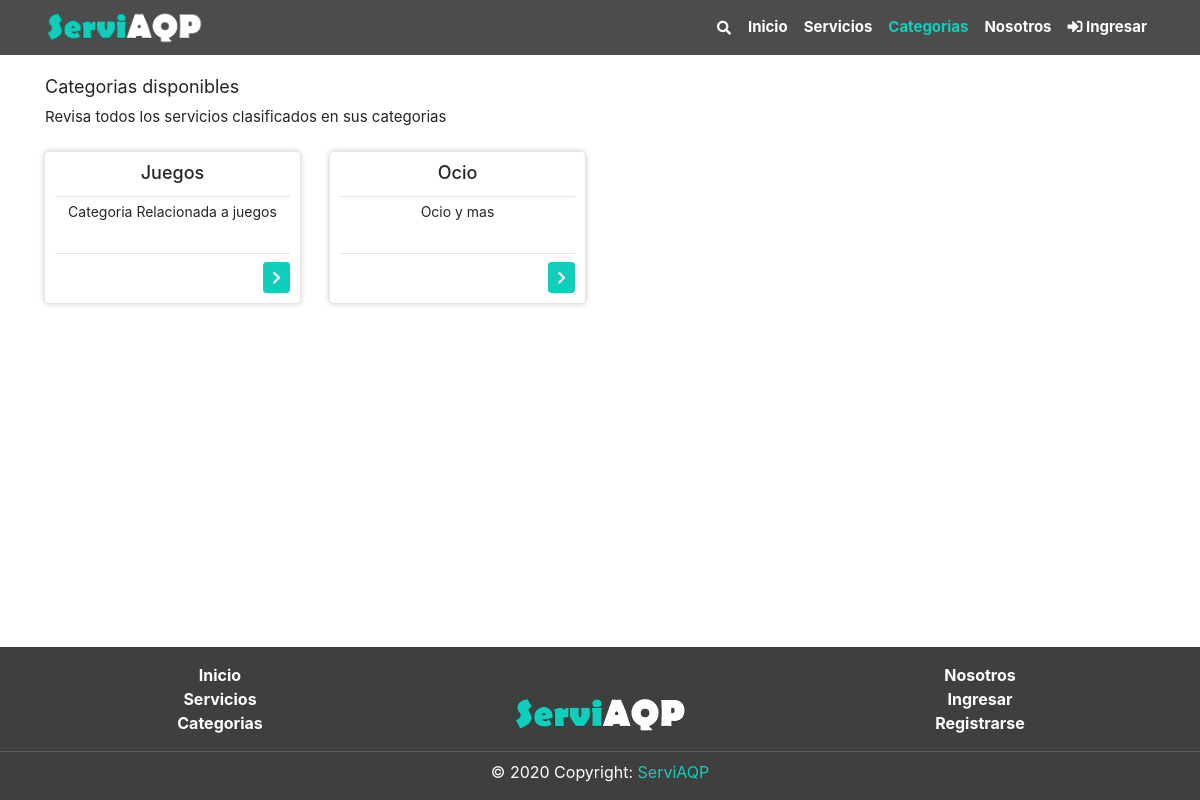
Page /Categorias/index.php on the earlier database version.
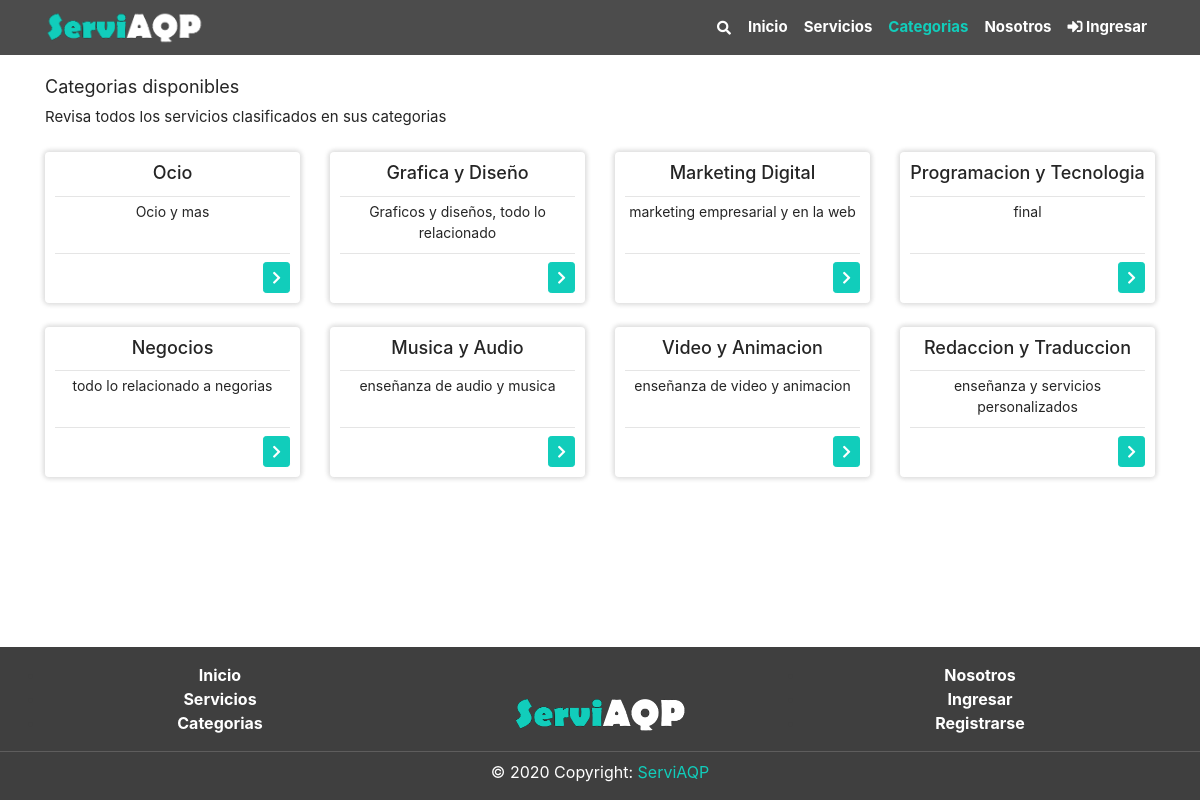
Same page on the later database version.
### tables this page shows
CREATE TABLE `categoria` (
  `CatId` int(11) NOT NULL,
  `CatNom` varchar(60) NOT NULL,
  `CatDes` text NOT NULL,
  `CatEstReg` int(1) NOT NULL DEFAULT 1,
  `CatFecCre` timestamp NOT NULL DEFAULT current_timestamp() ON UPDATE current_timestamp()
);

### Categorias/index.php (the view, shortened to what this page needs)
<?php
include("../includes/header.php");
?>
<div class="section pt-3">
	<div class="container">
		<div class="mb-4">
			<h5>Categorias disponibles</h5>
			<p>Revisa todos los servicios clasificados en sus categorias</p>
		</div>
		<div class="row justify-content-right">
			<?php
			$query = "SELECT * FROM CATEGORIA";
			$resultProduct = mysqli_query($conn, $query);
			while ($row = mysqli_fetch_array($resultProduct)) {
			?>
				<div class="col-sm-6 col-md-4 col-lg-3 col-xl-3">
					<div class="card mb-4 border-0 ">
						<div class="card-body text-center pad_body_ser">
							<h3 class="card-title "> <?= $row['CatNom'] ?> </h3>
							<hr class="pt-0 mt-0 mb-1">
							<textarea disabled class="descrip text-center"><?= $row['CatDes'] ?></textarea>
							<hr class="pt-0 mt-0 mb-2">
							<a href="subcategoria?id=<?= $row['CatId'] ?>&nombre=<?= $row['CatNom'] ?>" class="btn btn-primary btn-sm float-right"><em class="fas fa-chevron-right"></em></a>
						</div>
					</div>
				</div>
			<?php
			}
			?>
		</div>
	</div>
	<?php
	include("../includes/footer.php");
	?>

Differences in the rows shown:
removed categoria: CatNom "Juegos", CatDes "Categoria Relacionada a juegos"
added categoria: CatNom "Grafica y Diseño", CatDes "Graficos y diseños, todo lo relacionado"
added categoria: CatNom "Marketing Digital", CatDes "marketing empresarial y en la web"
added categoria: CatNom "Programacion y Tecnologia", CatDes "final"
added categoria: CatNom "Negocios", CatDes "todo lo relacionado a negorias"
added categoria: CatNom "Musica y Audio", CatDes "enseñanza de audio y musica"
added categoria: CatNom "Video y Animacion", CatDes "enseñanza de video y animacion"
added categoria: CatNom "Redaccion y Traduccion", CatDes "enseñanza y servicios personalizados"
